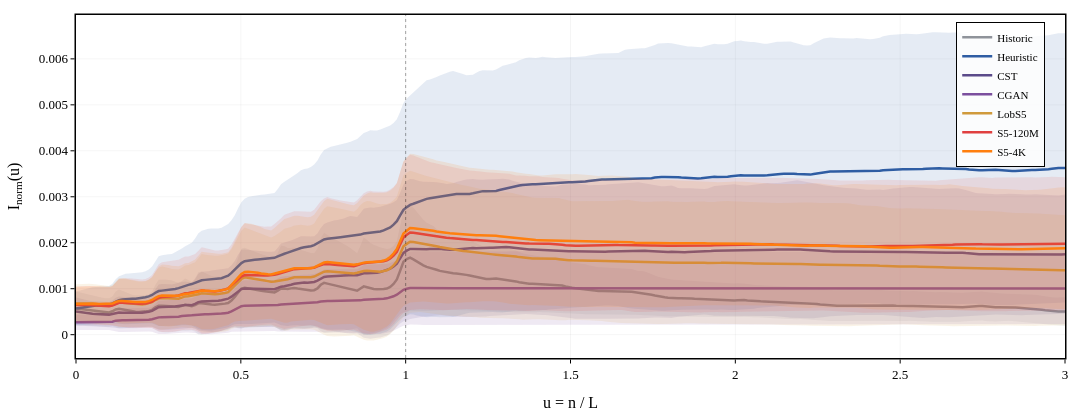

Notebook cell for this chart:
### Code cell
# -- Figure: Average Master Curve (7 models overlaid) --

fig = go.Figure()

u_max_all = []
for label, r in R.items():
    for f, c in r['curves'].items():
        u_max_all.append(c['u_grid'][-1])
U_PLOT = min(3.0, np.percentile(u_max_all, 10)) if u_max_all else 3.0
u_common = np.linspace(0, U_PLOT, 300)
print(f"  Average master curve u_max = {U_PLOT:.2f}")

for label, r in R.items():
    interps = []
    for f, c in r['curves'].items():
        if c['u_grid'][-1] >= U_PLOT:
            interps.append(np.interp(u_common, c['u_grid'], c['combined_mean']))
    if not interps:
        print(f"  WARNING: {label} -- no curves reach u={U_PLOT:.2f}, skipping")
        continue
    avg = np.mean(interps, axis=0)
    std = np.std(interps, axis=0)
    color = SCENARIOS[label]['color']

    rc, gc_, bc = int(color[1:3],16), int(color[3:5],16), int(color[5:7],16)
    fill_rgba = f'rgba({rc},{gc_},{bc},0.12)'

    fig.add_trace(go.Scatter(
        x=np.concatenate([u_common, u_common[::-1]]),
        y=np.concatenate([avg + std, (avg - std)[::-1]]),
        fill='toself', fillcolor=fill_rgba,
        line=dict(width=0), showlegend=False))
    fig.add_trace(go.Scatter(
        x=u_common, y=avg, mode='lines',
        line=dict(color=color, width=2.5), name=label))

fig.add_vline(x=1.0, line_dash='dot', line_color='rgba(0,0,0,0.35)', line_width=1)

pub_layout(fig, width=FULL_W, height=420, legend_pos='tr')
fig.update_xaxes(title_text='u = n / L')
fig.update_yaxes(title_text='I<sub>norm</sub>(u)')
save_fig(fig, 'avg_master_curve_7m.png')
fig.show()

### Figure 1 — Plotly figure (JSON) as saved in the notebook; plotly's stock layout.template omitted (floating-point values rounded to 4 significant figures; data arrays with more than 128 entries replaced by an {"elided": "..."} marker saying what was removed)
{"data": [{"fill": "toself", "fillcolor": "rgba(143,147,154,0.12)", "line": {"width": 0}, "showlegend": false, "type": "scatter", "x": {"elided": "600 float values"}, "y": {"elided": "600 float values"}}, {"line": {"color": "#8F939A", "width": 2.5}, "mode": "lines", "name": "Historic", "type": "scatter", "x": {"elided": "300 float values"}, "y": {"elided": "300 float values"}}, {"fill": "toself", "fillcolor": "rgba(47,93,163,0.12)", "line": {"width": 0}, "showlegend": false, "type": "scatter", "x": {"elided": "600 float values"}, "y": {"elided": "600 float values"}}, {"line": {"color": "#2F5DA3", "width": 2.5}, "mode": "lines", "name": "Heuristic", "type": "scatter", "x": {"elided": "300 float values"}, "y": {"elided": "300 float values"}}, {"fill": "toself", "fillcolor": "rgba(91,75,138,0.12)", "line": {"width": 0}, "showlegend": false, "type": "scatter", "x": {"elided": "600 float values"}, "y": {"elided": "600 float values"}}, {"line": {"color": "#5B4B8A", "width": 2.5}, "mode": "lines", "name": "CST", "type": "scatter", "x": {"elided": "300 float values"}, "y": {"elided": "300 float values"}}, {"fill": "toself", "fillcolor": "rgba(123,79,158,0.12)", "line": {"width": 0}, "showlegend": false, "type": "scatter", "x": {"elided": "600 float values"}, "y": {"elided": "600 float values"}}, {"line": {"color": "#7B4F9E", "width": 2.5}, "mode": "lines", "name": "CGAN", "type": "scatter", "x": {"elided": "300 float values"}, "y": {"elided": "300 float values"}}, {"fill": "toself", "fillcolor": "rgba(208,154,60,0.12)", "line": {"width": 0}, "showlegend": false, "type": "scatter", "x": {"elided": "600 float values"}, "y": {"elided": "600 float values"}}, {"line": {"color": "#D09A3C", "width": 2.5}, "mode": "lines", "name": "LobS5", "type": "scatter", "x": {"elided": "300 float values"}, "y": {"elided": "300 float values"}}, {"fill": "toself", "fillcolor": "rgba(224,64,64,0.12)", "line": {"width": 0}, "showlegend": false, "type": "scatter", "x": {"elided": "600 float values"}, "y": {"elided": "600 float values"}}, {"line": {"color": "#E04040", "width": 2.5}, "mode": "lines", "name": "S5-120M", "type": "scatter", "x": {"elided": "300 float values"}, "y": {"elided": "300 float values"}}, {"fill": "toself", "fillcolor": "rgba(255,127,14,0.12)", "line": {"width": 0}, "showlegend": false, "type": "scatter", "x": {"elided": "600 float values"}, "y": {"elided": "600 float values"}}, {"line": {"color": "#FF7F0E", "width": 2.5}, "mode": "lines", "name": "S5-4K", "type": "scatter", "x": {"elided": "300 float values"}, "y": {"elided": "300 float values"}}], "layout": {"font": {"color": "black", "family": "Times New Roman, DejaVu Serif, serif", "size": 13}, "height": 420, "legend": {"bgcolor": "rgba(255,255,255,0.85)", "bordercolor": "black", "borderwidth": 1, "font": {"size": 11}, "x": 0.98, "xanchor": "right", "y": 0.98, "yanchor": "top"}, "margin": {"b": 55, "l": 60, "r": 15, "t": 15}, "shapes": [{"line": {"color": "rgba(0,0,0,0.35)", "dash": "dot", "width": 1}, "type": "line", "x0": 1, "x1": 1, "xref": "x", "y0": 0, "y1": 1, "yref": "y domain"}], "title": {}, "width": 1080, "xaxis": {"gridcolor": "rgba(0,0,0,0.08)", "gridwidth": 0.5, "linecolor": "black", "linewidth": 1.5, "mirror": true, "showgrid": true, "showline": true, "tickcolor": "black", "ticklen": 4, "ticks": "outside", "tickwidth": 1, "title": {"text": "u = n / L"}, "zeroline": false}, "yaxis": {"gridcolor": "rgba(0,0,0,0.08)", "gridwidth": 0.5, "linecolor": "black", "linewidth": 1.5, "mirror": true, "showgrid": true, "showline": true, "tickcolor": "black", "ticklen": 4, "ticks": "outside", "tickwidth": 1, "title": {"text": "I<sub>norm</sub>(u)"}, "zeroline": false}}}
